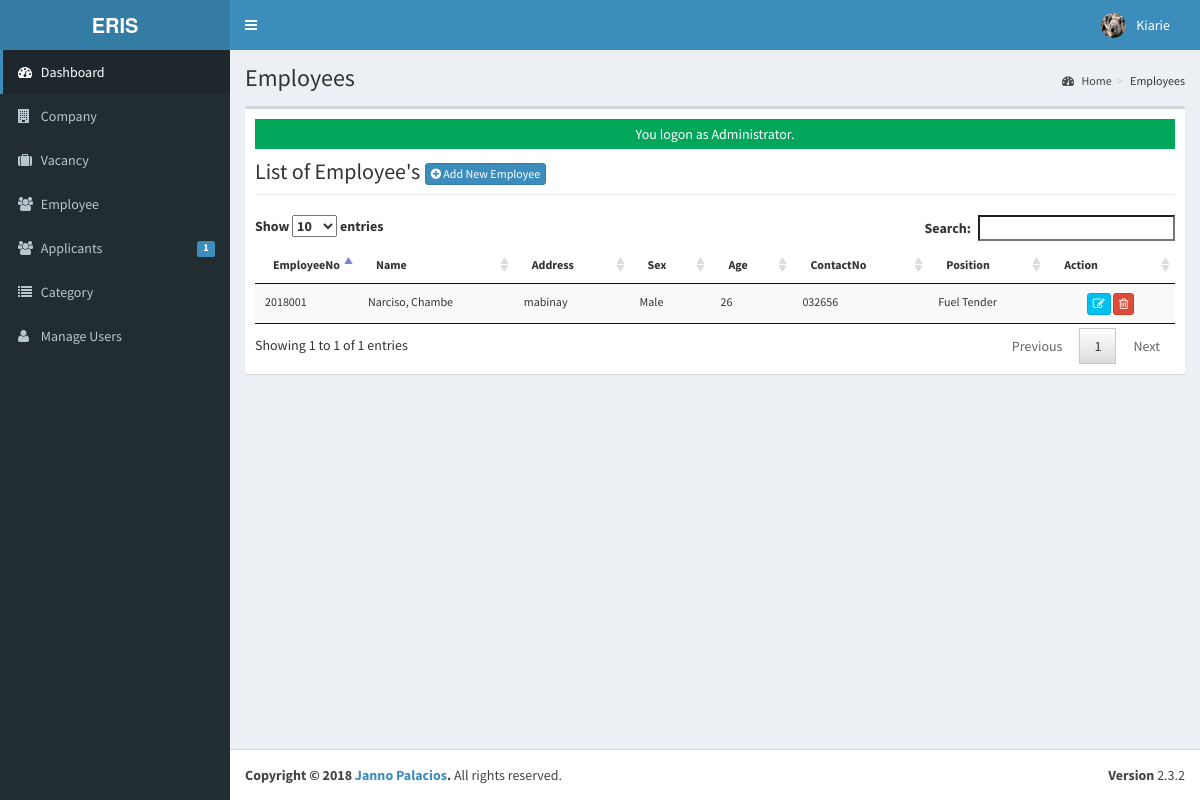
The app's page /admin/employee/index.php (signed in) with its own data.
### tables this page shows
CREATE TABLE IF NOT EXISTS `tblusers` (
  `USERID` varchar(30) NOT NULL,
  `FULLNAME` varchar(40) NOT NULL,
  `USERNAME` varchar(90) NOT NULL,
  `PASS` varchar(90) NOT NULL,
  `ROLE` varchar(30) NOT NULL,
  `PICLOCATION` varchar(255) NOT NULL
);

CREATE TABLE IF NOT EXISTS `tblemployees` (
  `INCID` int(11) NOT NULL,
  `EMPLOYEEID` varchar(30) NOT NULL,
  `FNAME` varchar(50) NOT NULL,
  `LNAME` varchar(50) NOT NULL,
  `MNAME` varchar(50) NOT NULL,
  `ADDRESS` varchar(90) NOT NULL,
  `BIRTHDATE` date NOT NULL,
  `BIRTHPLACE` varchar(90) NOT NULL,
  `AGE` int(11) NOT NULL,
  `SEX` varchar(30) NOT NULL,
  `CIVILSTATUS` varchar(30) NOT NULL,
  `TELNO` varchar(40) NOT NULL,
  `EMP_EMAILADDRESS` varchar(90) NOT NULL,
  `CELLNO` varchar(30) NOT NULL,
  `POSITION` varchar(50) NOT NULL,
  `WORKSTATS` varchar(90) NOT NULL,
  `EMPPHOTO` varchar(255) NOT NULL,
  `EMPUSERNAME` varchar(90) NOT NULL,
  `EMPPASSWORD` varchar(125) NOT NULL,
  `DATEHIRED` date NOT NULL,
  `COMPANYID` int(11) NOT NULL
);

### admin/employee/index.php (called while the page is built, shortened)
<?php
require_once("../../include/initialize.php");
 $title="Employees";
require_once ("../theme/templates.php");
?>

### include/database.php (called while the page is built, shortened)
<?php
class Database {
	var $sql_string = '';
	private $conn;
	public function open_connection() {
		$this->conn = mysqli_connect(server,user,pass);
		if(!$this->conn){
			echo "Problem in database connection! Contact administrator!";
			exit();
		}else{
			$db_select = mysqli_select_db($this->conn,database_name);
		}
	}
	function setQuery($sql='') {
		$this->sql_string=$sql;
	}
	function executeQuery() {
		$result = mysqli_query($this->conn,$this->sql_string);
		return $result;
	}
	private function confirm_query($result) {
		return $result;
	}
	function loadResultList( $key='' ) {
		$cur = $this->executeQuery();
		$array = array();
		while ($row = mysqli_fetch_object($cur)) {
			if ($key) {
				$array[$row->$key] = $row;
			} else {
				$array[] = $row;
			}
		}
		return $array;
	}
	function loadSingleResult() {
		$cur = $this->executeQuery();
		while ($row = mysqli_fetch_object($cur)) {
		return $data = $row;
		}
	}
}
$mydb = new Database();
?>

### include/accounts.php (called while the page is built, shortened)
<?php
require_once(LIB_PATH.DS.'database.php');
class User {
	protected static  $tblname = "tblusers";
	function single_user($id=""){
			global $mydb;
			$mydb->setQuery("SELECT * FROM ".self::$tblname."
				Where USERID= '{$id}' LIMIT 1");
			$cur = $mydb->loadSingleResult();
			return $cur;
	}
}
?>

### include/function.php (called while the page is built, shortened)
<?php
function currentpage(){
		$this_page = $_SERVER['SCRIPT_NAME'];
	    $bits = explode('/',$this_page);
		 return $bits[3];
	}
		?>

### admin/employee/list.php (the view, shortened to what this page needs)
<div class="row">
   <div class="col-lg-12">
           <h1 class="page-header">List of Employee's  <a href="index.php?view=add" class="btn btn-primary btn-xs  ">  <i class="fa fa-plus-circle fw-fa"></i> Add New Employee</a>  </h1>
      		</div>
  		 </div>
					<form class="wow fadeInDownaction" action="controller.php?action=delete" Method="POST">
						<table id="dash-table" class="table table-striped  table-hover table-responsive" style="font-size:12px" cellspacing="0">
						  <thead>
						  	<tr>
						  		<th width="5%">EmployeeNo</th>
						  		 <th>Name</th>
						  		<th>Address</th>
						  		 <th>Sex</th>
						  		 <th>Age</th>
						  		 <th>ContactNo</th>
						  		 <th>Position</th>
						  	 	<th width="14%" >Action</th>
						  	</tr>
						  </thead>
						  <tbody>
						  	<?php
						  		$mydb->setQuery("SELECT *
													FROM   `tblemployees`");
						  		$cur = $mydb->loadResultList();
								foreach ($cur as $result) {
						  		echo '<tr>';
						  		echo '<td>' . $result->EMPLOYEEID.'</a></td>';
						  		echo '<td>'. $result->LNAME.', '. $result->FNAME.'</td>';
						  		echo '<td>'. $result->ADDRESS.'</td>';
						  		echo '<td>'. $result->SEX.'</td>';
						  		echo '<td>'. $result->AGE.'</td>';
						  		echo '<td>'. $result->TELNO.'</td>';
						  		echo '<td>'. $result->POSITION.'</td>';
				  				echo '<td align="center" >
				  		             <a title="Edit" href="index.php?view=edit&id='.$result->EMPLOYEEID.'"  class="btn btn-info btn-xs  ">
				  		             <span class="fa fa-edit fw-fa"></span></a>
				  		             <a title="Delete" href="controller.php?action=delete&id='.$result->EMPLOYEEID.'"  class="btn btn-danger btn-xs  ">
				  		             <span class="fa fa-trash-o fw-fa"></span></a>
				  					 </td>';
						  		echo '</tr>';
						  	}
						  	?>
						  </tbody>
						</table>
						</form>

### admin/theme/templates.php (shortened to what this page needs)
<!DOCTYPE html>
<html>
    <head>
        <link rel="stylesheet" href="<?php echo web_root;?>bootstrap/css/bootstrap.min.css">
        <link rel="stylesheet" href="<?php echo web_root;?>plugins/font-awesome/css/font-awesome.min.css">
        <link rel="stylesheet" href="<?php echo web_root;?>dist/css/AdminLTE.min.css">
        <link rel="stylesheet" href="<?php echo web_root;?>dist/css/skins/_all-skins.min.css">
        <link rel="stylesheet" href="<?php echo web_root;?>plugins/iCheck/flat/blue.css">
        <link rel="stylesheet" href="<?php echo web_root;?>plugins/morris/morris.css">
        <link rel="stylesheet" href="<?php echo web_root;?>plugins/jvectormap/jquery-jvectormap-1.2.2.css">
        <link href="<?php echo web_root; ?>plugins/datepicker/bootstrap-datetimepicker.min.css" rel="stylesheet" media="screen">
        <link rel="stylesheet" href="<?php echo web_root;?>plugins/dataTables/jquery.dataTables.min.css">
        <link rel="stylesheet" href="<?php echo web_root;?>plugins/bootstrap-wysihtml5/bootstrap3-wysihtml5.min.css">
    </head>
 <body class="hold-transition skin-blue fixed sidebar-mini">
<div class="wrapper">
  <header class="main-header">
    <a href="<?php echo web_root;?>/admin/" class="logo">
      <span class="logo-lg"><b>ERIS</b></span>
    </a>
    <nav class="navbar navbar-static-top" role="navigation">
      <a href="#" class="sidebar-toggle" data-toggle="offcanvas" role="button">
      </a>
      <div class="navbar-custom-menu">
        <ul class="nav navbar-nav">
          <?php
              $user = New User();
              $singleuser = $user->single_user($_SESSION['ADMIN_USERID']);
          ?>
          <li class="dropdown user user-menu" style="padding-right: 15px;"  >
            <a href="#" class="dropdown-toggle" data-toggle="dropdown">
              <img src="<?php echo web_root.'admin/user/'. $singleuser->PICLOCATION;?>" class="user-image" alt="User Image">
              <span class="hidden-xs"><?php echo $singleuser->FULLNAME; ?></span>
            </a>
          </li>
        </ul>
      </div>
    </nav>
  </header>
  <aside class="main-sidebar">
    <section class="sidebar">
      <ul class="sidebar-menu">
        <li  class="<?php echo (currentpage() == 'index.php') ? "active" : false;?>" >
          <a href="<?php echo web_root ;?>admin/">
            <i class="fa fa-dashboard"></i> <span>Dashboard</span>
          </a>
        </li>
        <li class="<?php echo (currentpage() == 'company') ? "active" : false;?>" >
          <a href="<?php echo web_root ;?>admin/company/">
            <i class="fa fa-building"></i> <span>Company</span>
          </a>
        </li>
        <li class="<?php echo (currentpage() == 'vacancy') ? "active" : false;?>" >
          <a href="<?php echo web_root ;?>admin/vacancy/">
            <i class="fa fa-suitcase"></i> <span>Vacancy</span>
          </a>
        </li>
        <li class="<?php echo (currentpage() == 'employee') ? "active" : false;?>" >
          <a href="<?php echo web_root ;?>admin/employee/">
            <i class="fa fa-users"></i> <span>Employee</span>
          </a>
        </li>
        <li class="<?php echo (currentpage() == 'applicants') ? "active" : false;?>" >
          <a href="<?php echo web_root ;?>admin/applicants/">
            <i class="fa fa-users"></i> <span>Applicants</span>
            <span class="label label-primary pull-right">
              <?php
                $sql = "SELECT count(*) as 'APPL' FROM `tbljobregistration` WHERE `PENDINGAPPLICATION`=1";
                $mydb->setQuery($sql);
                $pending = $mydb->loadSingleResult();
                echo $pending->APPL;
              ?>
            </span>
          </a>
        </li>
        <li class="<?php echo (currentpage() == 'category') ? "active" : false;?>" >
          <a href="<?php echo web_root ;?>admin/category/">
            <i class="fa fa-list"></i> <span>Category</span>
          </a>
        </li>
         <li class="<?php echo (currentpage() == 'user') ? "active" : false;?>">
          <a href="<?php echo web_root; ?>admin/user/">
            <i class="fa fa-user"></i> <span>Manage Users</span> </a>
        </li>
      </ul>
    </section>
  </aside>
  <div class="content-wrapper">
  <section class="content-header">
      <h1>
        <?php echo isset($title) ? $title : ''; ?>
      </h1>
      <ol class="breadcrumb">
        <?php
          if ($title!='Home') {
            $active_title = '';
            if (isset($_GET['view'])) {
              $active_title = '<li class='.$active_title.'><a href="index.php">'.$title.'</a></li>';
            }else{
              $active_title = '<li class='.$active_title.'>'.$title.'</li>';
            }
            echo '<li><a href='.web_root.'admin/><i class="fa fa-dashboard"></i> Home</a></li>';
            echo  $active_title;
          }
        ?>
      </ol>
    </section>
         <section class="content">
          <div class="row">
            <div class="col-xs-12">
              <div class="box">
                <div class="box-body">
              <?php
               require_once $content;
               ?>
             </div>
             </div>
           </div>
         </div>
         </section>
 </div>
  <footer class="main-footer">
    <div class="pull-right hidden-xs">
      <b>Version</b> 2.3.2
    </div>
    <strong>Copyright &copy; 2018 <a href="#">Janno Palacios</a>.</strong> All rights
    reserved.
  </footer>
    </body>
</html>

### records on screen
tblusers: PICLOCATION (picture), FULLNAME "Kiarie"
tblemployees: EMPLOYEEID "2018001", LNAME "Narciso", FNAME "Chambe", ADDRESS "mabinay", SEX "Male", AGE "26", TELNO "032656", POSITION "Fuel Tender"

### other values on screen
$pending->APPL "1"
$title "Employees"
$_SESSION['message'] "You logon as Administrator."
